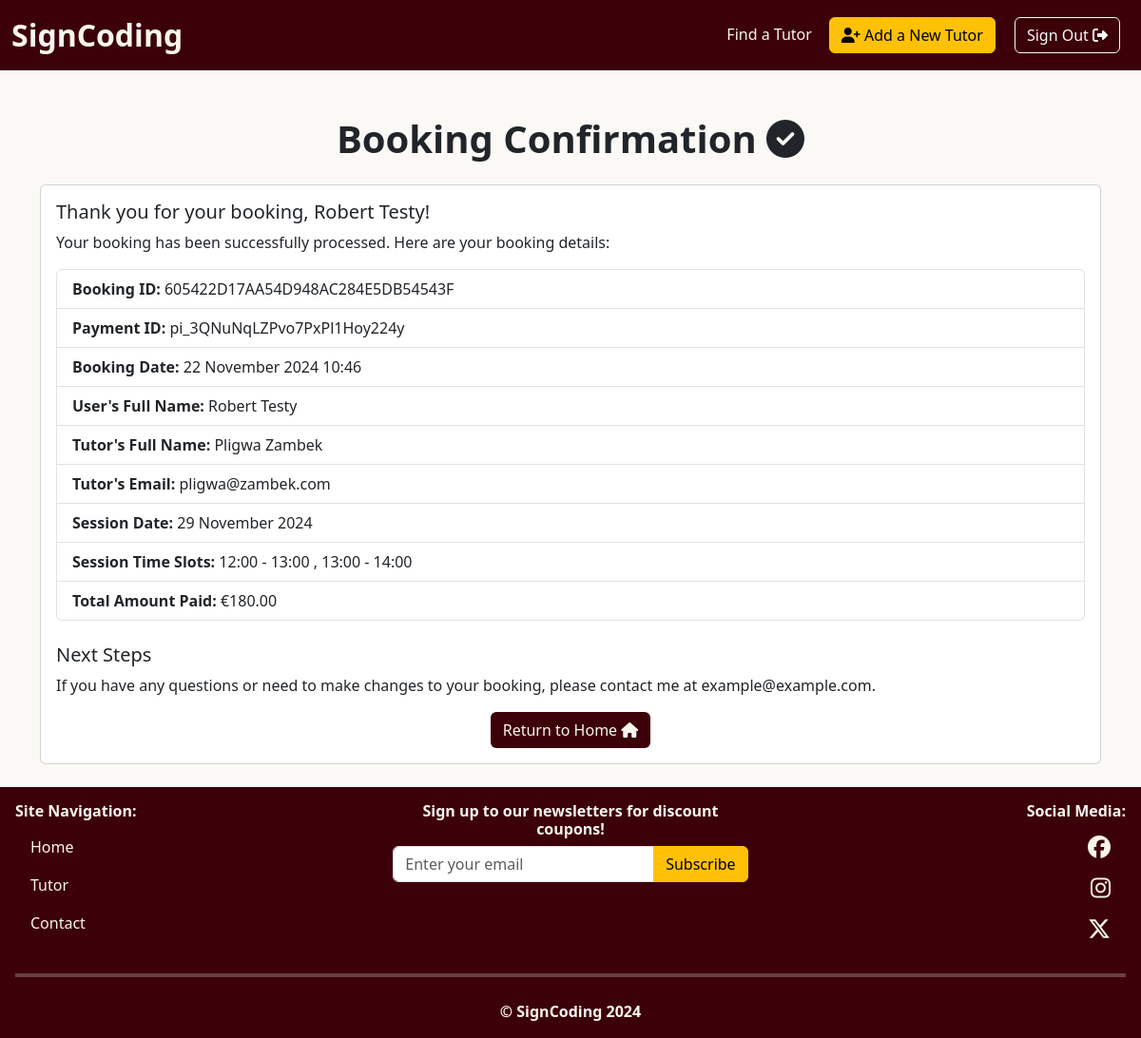
/bookings/booking-success/77 (signed in), run on the app's committed database.
### booking/models.py (models this page shows, shortened)
class Booking(models.Model):
    booking_id = models.CharField(max_length=32, unique=True, editable=False, verbose_name="Booking ID")
    booking_date = models.DateTimeField(auto_now_add=True, editable=False, verbose_name="Booking Date")
    stripe_pid = models.CharField(max_length=254, unique=True, null=False, blank=False, default='', editable=False, verbose_name="Stripe Payment ID")
    user = models.ForeignKey(Profile, on_delete=models.PROTECT, related_name="bookings")
    tutor = models.ForeignKey(Tutor, on_delete=models.PROTECT, related_name="bookings")
    total_price = models.DecimalField(max_digits=6, decimal_places=2)
    session_date = models.DateField()
    session_time = models.ManyToManyField(TimeSlot, related_name="bookings")
    class Meta:
        ordering = ['-booking_date']

### personaluser/models.py (models this page shows, shortened)
class Profile(models.Model):
    personal_details = models.OneToOneField(User, on_delete=models.CASCADE, verbose_name="Username")
    personal_firstname = models.CharField(max_length=50, blank=True, null=True, verbose_name="User's First Name")
    personal_lastname = models.CharField(max_length=50, blank=True, null=True, verbose_name="User's Last Name")
    def get_full_name(self):
        return f"{self.personal_firstname} {self.personal_lastname}"

### tutor/models.py (models this page shows, shortened)
class Tutor(models.Model):
    tutor_firstname = models.CharField(max_length=50, verbose_name="Tutor's First Name")
    tutor_lastname = models.CharField(max_length=50, verbose_name="Tutor's Surname")
    tutor_email = models.EmailField(max_length=254, unique=True, verbose_name="Tutor's Email Address", validators=[EmailValidator()])
    programming_languages = models.ManyToManyField(ProgrammingLanguage, related_name="tutors")
    sign_languages = models.ManyToManyField(SignLanguage, related_name="tutors")
    day_availability = models.ManyToManyField(DayAvailability)
    time_availability = models.ManyToManyField(TimeSlot, related_name="tutors")
    price = models.DecimalField(max_digits=6, decimal_places=2)
    photo = CloudinaryField('profile_picture', default='images/default_tutor.jpg')
    def get_full_name(self):
        return f"{self.tutor_firstname} {self.tutor_lastname}"

class TimeSlot(models.Model):
    start_time = models.TimeField()
    end_time = models.TimeField()

### booking/views.py (the view)
# urls.py: path('booking-success/<int:booking_id>', views.booking_success, name='booking_success'),
@login_required
def booking_success(request, booking_id):
    booking = get_object_or_404(Booking, id=booking_id)
    if booking.user != request.user.profile:
        return render(request, 'error.html', {'message': 'Booking not found.'})
    return render(request, 'booking/booking_success.html', {'booking': booking})

### booking/templates/booking/booking_success.html (shortened to what this page needs)
{% extends "base.html" %}
{% load static %}
{% block extra_css %}
<link rel="stylesheet" href="{% static 'css/booking.css' %}">
{% endblock %}
{% block content %}
<div class="container mt-5">
    <h1 class="text-center mb-4"><strong>Booking Confirmation <i class="fa-solid fa-check-circle"></i></strong></h1>
    <div class="card mb-4">
        <div class="card-body">
            <h5 class="card-title">Thank you for your booking, {{ booking.user.get_full_name }}!</h5>
            <p>Your booking has been successfully processed. Here are your booking details:</p>
            <ul class="list-group">
                <li class="list-group-item"><strong>Booking ID:</strong> {{ booking.booking_id }}</li>
                <li class="list-group-item"><strong>Payment ID:</strong> {{ booking.stripe_pid }}</li>
                <li class="list-group-item"><strong>Booking Date:</strong> {{ booking.booking_date|date:"d F Y H:i"}}
                </li>
                <li class="list-group-item"><strong>User's Full Name:</strong> {{ booking.user.get_full_name }}</li>
                <li class="list-group-item"><strong>Tutor's Full Name:</strong> {{ booking.tutor.get_full_name }}</li>
                <li class="list-group-item"><strong>Tutor's Email:</strong> {{ booking.tutor.tutor_email }}</li>
                <li class="list-group-item"><strong>Session Date:</strong> {{ booking.session_date|date:"d F Y" }}</li>
                <li class="list-group-item"><strong>Session Time Slots:</strong>
                    {% for time_slot in booking.session_time.all %}
                    {{ time_slot.start_time|time:"H:i" }} - {{ time_slot.end_time|time:"H:i" }}
                    {% if not forloop.last %}, {% endif %}
                    {% endfor %}
                </li>
                <li class="list-group-item"><strong>Total Amount Paid:
                    </strong> €{{ booking.total_price|floatformat:2 }}
                </li>
            </ul>
            <div class="row mt-4 d-flex justify-content-center align-items-center">
                <h5>Next Steps</h5>
                <p>If you have any questions or need to make changes to your booking, please contact me at
                    example@example.com.</p>
                <div class="col-auto">
                    <a href="{% url 'home' %}" class="btn btn-profile-color">Return to Home <i
                            class="fa-solid fa-house"></i></a>
                </div>
            </div>
        </div>
    </div>
</div>
{% endblock %}

### static/css/base.css (style rules this page uses)
html, body { height: 100%; margin: 0; display: flex; flex-direction: column; }
body { background-color: #faf9f6; }

### static/css/booking.css (style rules this page uses)
.btn-profile-color { background-color: #3C0008; color: #F9F6EE; }

### data on the page
Booking: user.get_full_name "Robert Testy", booking_id "605422D17AA54D948AC284E5DB54543F", stripe_pid "pi_3QNuNqLZPvo7PxPl1Hoy224y", booking_date "22 November 2024 10:46", tutor.get_full_name "Pligwa Zambek", tutor.tutor_email "pligwa@zambek.com", session_date "29 November 2024", total_price "180.00"
TimeSlot: start_time "12:00", end_time "13:00"
TimeSlot: start_time "13:00", end_time "14:00"
